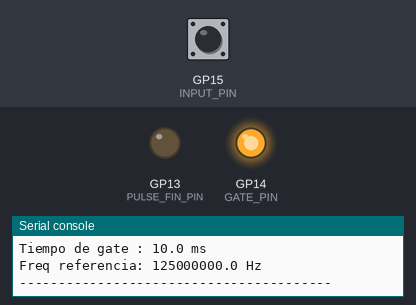
The program below on a simulated Raspberry Pi Pico running MicroPython. Parts: output pins drawn as LEDs (lit = HIGH), the last lines printed to the serial console. Dashed ring = blinking. The inputs (shaded band) are chosen by the test bench; at power-on: GP15 (INPUT_PIN) HIGH.

Above: at 1.2 s.
1.3 s: GP15 (INPUT_PIN) pulled LOW for 0.15 s
At 2.5 s:
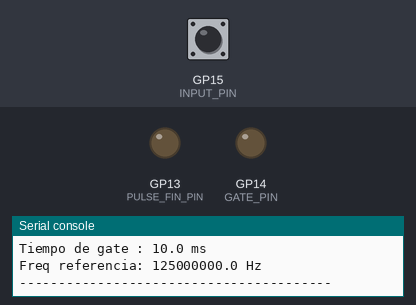
2.9 s: GP15 (INPUT_PIN) pulled LOW for 1 s
At 5.0 s:
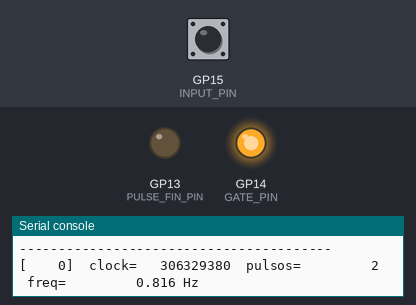
5.4 s: GP15 (INPUT_PIN) pulled LOW for 3.2 s
At 9.7 s:
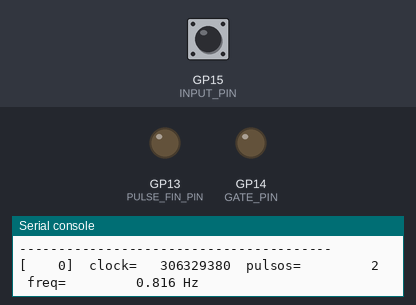
10.1 s: GP15 (INPUT_PIN) pulsed LOW 5 times (0.12 s each, 0.3 s apart)
At 10.31 s:
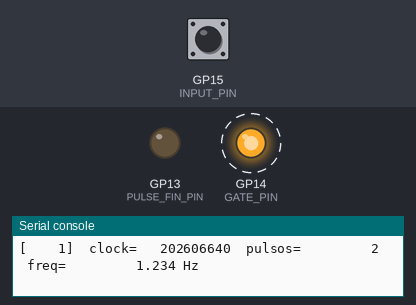
Timing chart, 0 to 13.1 s (numbered marks = the images above; inputs shaded):
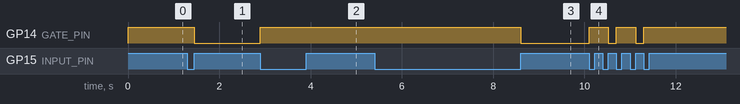

The program:

main.py
```python
from micropython import const
import rp2
from rp2 import PIO, asm_pio
from machine import Pin
import uarray as array

# ─── Constantes globales ───────────────────────────────────────────────────────
MAX_COUNT    = const((1 << 32) - 1)
# Ajustá este valor midiendo tu Pico con una señal de referencia conocida.
# El valor por defecto asume un cristal ideal de 125 MHz.
REF_FREQ_HZ  = 125_000_000.0

# ─── PIO programs ─────────────────────────────────────────────────────────────

@asm_pio(sideset_init=PIO.OUT_HIGH)
def gate():
    """Genera la señal de gate y coordina el ciclo de medición."""
    mov(x, osr)           # carga el tiempo de gate (en ciclos de clock) desde OSR
    wait(0, pin, 0)       # espera flanco bajo de la entrada
    wait(1, pin, 0)       # espera flanco alto → detección de flanco ascendente
    label("loopstart")
    jmp(x_dec, "loopstart") .side(0)  # mantiene gate en bajo durante el tiempo programado
    wait(0, pin, 0)       # espera flanco bajo
    wait(1, pin, 0) .side(1)          # pone gate en alto en el siguiente flanco ascendente
    irq(block, 0)         # dispara IRQ 0 y espera que el handler la atienda
    wait(1, irq, 4)       # espera IRQ de la SM contadora de clock
    wait(1, irq, 5)       # espera IRQ de la SM contadora de pulsos

@asm_pio()
def clock_count():
    """Cuenta ciclos del clock interno mientras gate está en bajo."""
    mov(x, osr)           # carga valor máximo (2^32-1)
    wait(1, pin, 0)       # espera flanco de bajada
    wait(0, pin, 0)       # de la señal de gate
    label("counter")
    jmp(pin, "output")    # si gate vuelve a alto, sale
    jmp(x_dec, "counter") # decrementa x (cuenta cada 2 ciclos → multiplicar por 2)
    label("output")
    mov(isr, x)           # mueve el conteo al ISR
    push()                # envía dato al FIFO
    irq(block, 4)         # dispara IRQ 4 y espera que gate la libere

@asm_pio(sideset_init=PIO.OUT_HIGH)
def pulse_count():
    """Cuenta pulsos de la señal de entrada mientras gate está en bajo."""
    mov(x, osr)           # carga valor máximo
    wait(1, pin, 0)
    wait(0, pin, 0) .side(0)          # detecta flanco de bajada del gate
    label("counter")
    wait(0, pin, 1)       # espera flanco ascendente
    wait(1, pin, 1)       # de la señal de entrada
    jmp(pin, "output")    # si gate vuelve a alto, sale
    jmp(x_dec, "counter") # decrementa x contando pulsos
    label("output")
    mov(isr, x) .side(1)  # mueve conteo al ISR y pone pin en alto
    push()                # envía dato al FIFO
    irq(block, 5)         # dispara IRQ 5 y espera que gate la libere


# ─── Inicialización de State Machines ─────────────────────────────────────────

def init_sm(freq, input_pin, gate_pin, pulse_fin_pin, gate_time_cycles=None):
    """
    Inicializa y arranca las tres state machines.

    Parámetros:
        freq            : frecuencia de clock del PIO (Hz), normalmente 125_000_000
        input_pin       : Pin de entrada de la señal a medir
        gate_pin        : Pin de salida para la señal de gate
        pulse_fin_pin   : Pin auxiliar para sincronización entre SMs
        gate_time_cycles: tiempo de gate en ciclos de clock (default: freq // 1000 → 1 ms)
    """
    if gate_time_cycles is None:
        gate_time_cycles = freq // 1000  # 1 ms por defecto

    gate_pin.value(1)
    pulse_fin_pin.value(1)

    sm0 = rp2.StateMachine(0, gate,        freq=freq, in_base=input_pin,   sideset_base=gate_pin)
    sm1 = rp2.StateMachine(1, clock_count, freq=freq, in_base=gate_pin,    jmp_pin=pulse_fin_pin)
    sm2 = rp2.StateMachine(2, pulse_count, freq=freq, in_base=gate_pin,    sideset_base=pulse_fin_pin, jmp_pin=gate_pin)

    sm0.put(gate_time_cycles)
    sm0.exec("pull()")

    sm1.put(MAX_COUNT)
    sm1.exec("pull()")

    sm2.put(MAX_COUNT - 1)
    sm2.exec("pull()")

    sm1.active(1)
    sm2.active(1)
    sm0.active(1)

    return sm0, sm1, sm2


# ─── Programa principal ────────────────────────────────────────────────────────

if __name__ == "__main__":

    # ── Modo de prueba con PWM interno ────────────────────────────────────────
    # Poné TEST_MODE = True para generar una señal interna con el PWM del Pico.
    # Conectá un jumper entre PWM_PIN y INPUT_PIN (por defecto: pin 0 → pin 15).
    # Poné TEST_MODE = False cuando conectes tu señal externa (cristal, generador, etc.)
    TEST_MODE    = False
    PWM_PIN      = Pin(0)
    TEST_FREQ_HZ = 6_000_000  # frecuencia objetivo de prueba

    # ── Configuración ──────────────────────────────────────────────────────────
    PIO_FREQ       = 125_000_000          # frecuencia del PIO en Hz
    INPUT_PIN      = Pin(15, Pin.IN, Pin.PULL_UP)
    GATE_PIN       = Pin(14, Pin.OUT)
    PULSE_FIN_PIN  = Pin(13, Pin.OUT)

    # Tiempo de gate: a mayor tiempo, mayor precisión pero menor velocidad de refresco.
    # Ejemplos:
    #   PIO_FREQ // 1_000   →  1 ms  (1000 mediciones/seg, menos preciso)
    #   PIO_FREQ // 100     → 10 ms  (100  mediciones/seg)
    #   PIO_FREQ // 10      →  0.1 s (10   mediciones/seg)
    #   PIO_FREQ            →  1 s   (1    medición/seg,  más preciso)
    GATE_TIME = PIO_FREQ // 100  # 10 ms → buen equilibrio para 6 MHz

    # ── Estado compartido entre IRQ y loop principal ───────────────────────────
    update_flag = False
    data = array.array("I", [0, 0])  # [clock_raw, pulse_raw]

    def counter_handler(sm):
        """IRQ handler: lee los FIFOs y señala al loop principal."""
        global update_flag
        if not update_flag:
            # Recarga el gate para la siguiente medición
            sm.put(GATE_TIME)
            sm.exec("pull()")
            # Lee en orden: primero clock (SM1), luego pulsos (SM2)
            data[0] = sm1.get()
            data[1] = sm2.get()
            update_flag = True

    # ── Arranque del generador de prueba (si TEST_MODE está activo) ───────────
    if TEST_MODE:
        from machine import PWM
        pwm = PWM(PWM_PIN)
        pwm.freq(TEST_FREQ_HZ)
        pwm.duty_u16(32768)  # 50% duty cycle
        # El PWM del Pico está limitado por divisores enteros del clock de 125 MHz,
        # así que la frecuencia real puede diferir levemente de TEST_FREQ_HZ.
        # Eso es normal: lo importante es que la lectura sea estable.
        real_pwm_freq = pwm.freq()
        print(f"[TEST] PWM generando {real_pwm_freq} Hz en pin {PWM_PIN}")
        print(f"[TEST] Conectá un jumper: pin {PWM_PIN} → pin {INPUT_PIN}")
        print()

    # ── Arranque ───────────────────────────────────────────────────────────────
    sm0, sm1, sm2 = init_sm(
        PIO_FREQ,
        INPUT_PIN,
        GATE_PIN,
        PULSE_FIN_PIN,
        GATE_TIME,
    )
    sm0.irq(counter_handler)

    print("Contador de frecuencia iniciado")
    print(f"Tiempo de gate : {GATE_TIME / PIO_FREQ * 1000:.1f} ms")
    print(f"Freq referencia: {REF_FREQ_HZ:.1f} Hz")
    print("-" * 40)

    i = 0
    while True:
        if update_flag:
            # ── Cálculo ────────────────────────────────────────────────────────
            # El contador de clock decrementa cada 2 ciclos del PIO → ×2
            clock_cycles = 2 * (MAX_COUNT - data[0] + 1)

            # El contador de pulsos decrementa una vez por pulso de entrada
            # El +1 corrige el off-by-one conocido del PIO pulse_count
            pulse_cycles = (MAX_COUNT - data[1]) + 1

            if clock_cycles > 0:
                frequency = pulse_cycles * (REF_FREQ_HZ / clock_cycles)
            else:
                frequency = 0.0

            # ── Salida ─────────────────────────────────────────────────────────
            if TEST_MODE:
                error_hz  = frequency - real_pwm_freq
                error_ppm = (error_hz / real_pwm_freq) * 1e6
                print(f"[{i:5d}]  freq={frequency:14.3f} Hz  error={error_hz:+.3f} Hz  ({error_ppm:+.2f} ppm)")
            else:
                print(f"[{i:5d}]  clock={clock_cycles:12d}  pulsos={pulse_cycles:10d}  freq={frequency:14.3f} Hz")

            i += 1
            update_flag = False
```

Measured:
- after the input at 1.3 s, GP14 (GATE_PIN): HIGH → LOW after 0.15 s
- after the input at 2.9 s, GP14 (GATE_PIN): LOW → HIGH at once
- after the input at 5.4 s, GP14 (GATE_PIN): HIGH → LOW after 3.2 s
- after the input at 10.1 s, GP14 (GATE_PIN): alternates HIGH for 0.42 s and LOW for 0.18 s, 5 changes in all, then stays HIGH, starting at once
